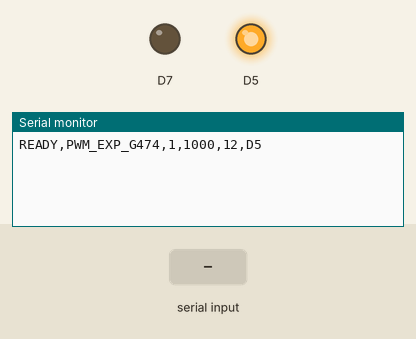
This sketch was run on a simulated ESP8266 (NodeMCU). Parts: output pins drawn as LEDs (lit = HIGH), the last lines printed to the serial monitor. The inputs (shaded band) are chosen by the test bench.

Above: at 1.2 s.
1.3 s: "PING\n" received over Serial
At 2.5 s:
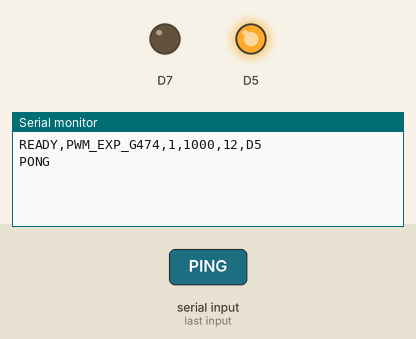
2.8 s: "STOP\n" received over Serial
At 3.8 s:
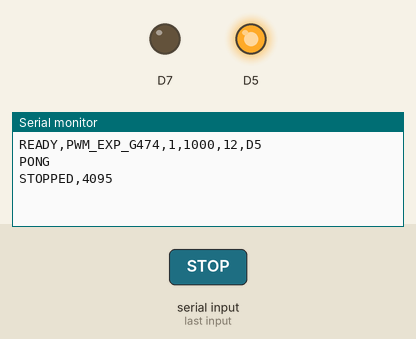
4.3 s: "PWM,\n" received over Serial
At 4.9 s:
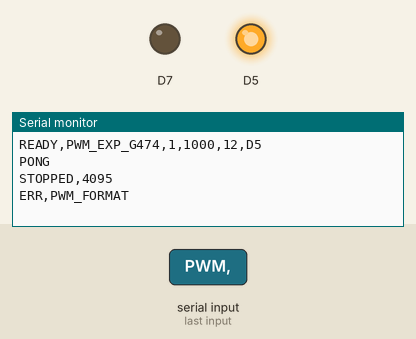

Measured:
- after the input at 1.3 s, the serial monitor: prints a new line at once (image 1)
- after the input at 2.8 s, the serial monitor: prints a new line at once (image 2)
- after the input at 4.3 s, the serial monitor: prints a new line at once (image 3)

The sketch:

pwm_exp.ino
```cpp
/* Independent electrical PPV calibration, NUCLEO-G474RE.
 * Left ATM D11 and left VAC D13 remain OFF.
 * Left PPV PWM D5 -> external filter/amplifier -> PPV.
 * 0% duty means nominal 0 V / open; STOP means 100% / nominal 5 V.
 * Commands: HELLO, PING, STOP, PWM,<integer 0..4095> (newline terminated).
 */
#include <Arduino.h>
#if !defined(ARDUINO_NUCLEO_G474RE)
#error "Select Nucleo-64 / Nucleo G474RE"
#endif
#ifndef VALVE_ACTIVE_HIGH
#define VALVE_ACTIVE_HIGH 1
#endif
#ifndef USE_D8_ESTOP_INPUT
#define USE_D8_ESTOP_INPUT 1
#endif
static const uint32_t PWM_HZ = 1000; // Matches installed STM32 core default.
static const uint32_t TIMEOUT_MS = 3000;
static uint32_t lastHost;
static uint16_t code = 4095;
static bool active = false;
static char rx[48];
static uint8_t length = 0;
static bool overflow = false;
static bool estop() {
#if USE_D8_ESTOP_INPUT
  return digitalRead(D8) == LOW;
#else
  return false;
#endif
}
static void apply(uint16_t value) {
  digitalWrite(D11, VALVE_ACTIVE_HIGH ? LOW : HIGH);
  digitalWrite(D13, VALVE_ACTIVE_HIGH ? LOW : HIGH);
  code = value;
  analogWrite(D5, code);
}
static void stop() { active = false; apply(4095); }
static void ready() {
  Serial.print("READY,PWM_EXP_G474,1,"); Serial.print(PWM_HZ);
  Serial.println(",12,D5");
}
static void command() {
  if (!strcmp(rx, "HELLO")) { lastHost = millis(); ready(); }
  else if (!strcmp(rx, "PING")) { lastHost = millis(); Serial.println("PONG"); }
  else if (!strcmp(rx, "STOP")) { lastHost = millis(); stop(); Serial.println("STOPPED,4095"); }
  else if (!strncmp(rx, "PWM,", 4)) {
    const char *p = rx + 4;
    if (!*p) { Serial.println("ERR,PWM_FORMAT"); return; }
    uint32_t value = 0;
    while (*p) {
      if (*p < '0' || *p > '9') { Serial.println("ERR,PWM_FORMAT"); return; }
      value = value * 10 + (*p++ - '0');
      if (value > 4095) { Serial.println("ERR,PWM_RANGE"); return; }
    }
    if (estop()) { stop(); Serial.println("FAULT,ESTOP"); return; }
    lastHost = millis(); active = true; apply(value);
    Serial.print("ACK,PWM,"); Serial.println(code);
  } else Serial.println("ERR,COMMAND");
}
void setup() {
  digitalWrite(D11, VALVE_ACTIVE_HIGH ? LOW : HIGH);
  digitalWrite(D13, VALVE_ACTIVE_HIGH ? LOW : HIGH);
  pinMode(D11, OUTPUT); pinMode(D13, OUTPUT); pinMode(D5, OUTPUT);
#if USE_D8_ESTOP_INPUT
  pinMode(D8, INPUT_PULLUP);
#endif
  analogWriteResolution(12); analogWriteFrequency(PWM_HZ); stop();
  Serial.begin(115200); lastHost = millis(); ready();
}
void loop() {
  if (active && estop()) { stop(); Serial.println("FAULT,ESTOP"); }
  if (active && (uint32_t)(millis() - lastHost) > TIMEOUT_MS) {
    stop(); Serial.println("FAULT,HOST_TIMEOUT");
  }
  while (Serial.available()) {
    char c = Serial.read();
    if (c == '\r') continue;
    if (c == '\n') {
      rx[length] = 0;
      if (overflow) Serial.println("ERR,LINE_TOO_LONG");
      else if (length) command();
      length = 0; overflow = false;
    } else if (length < sizeof(rx) - 1 && !overflow) rx[length++] = c;
    else overflow = true;
  }
}
```
